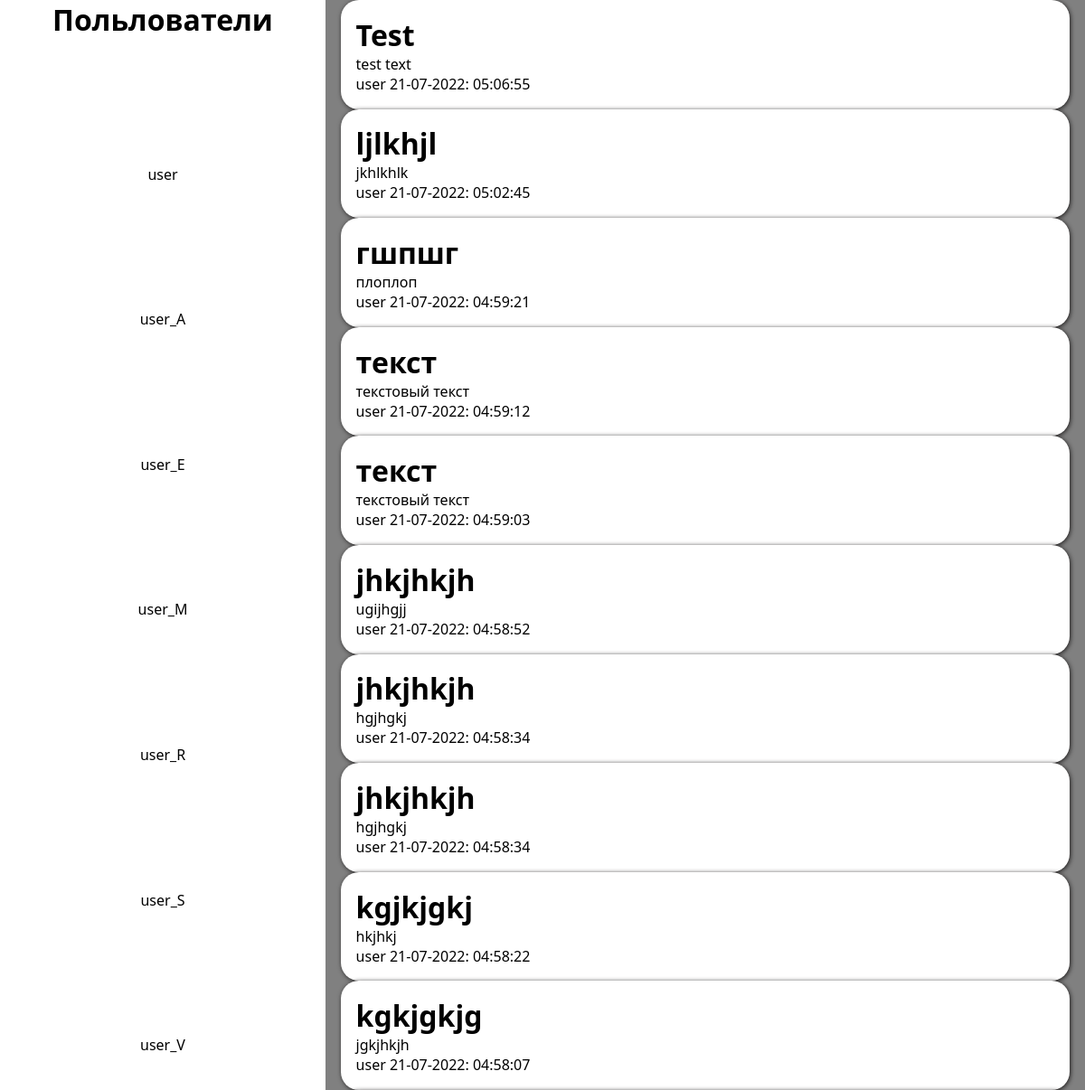
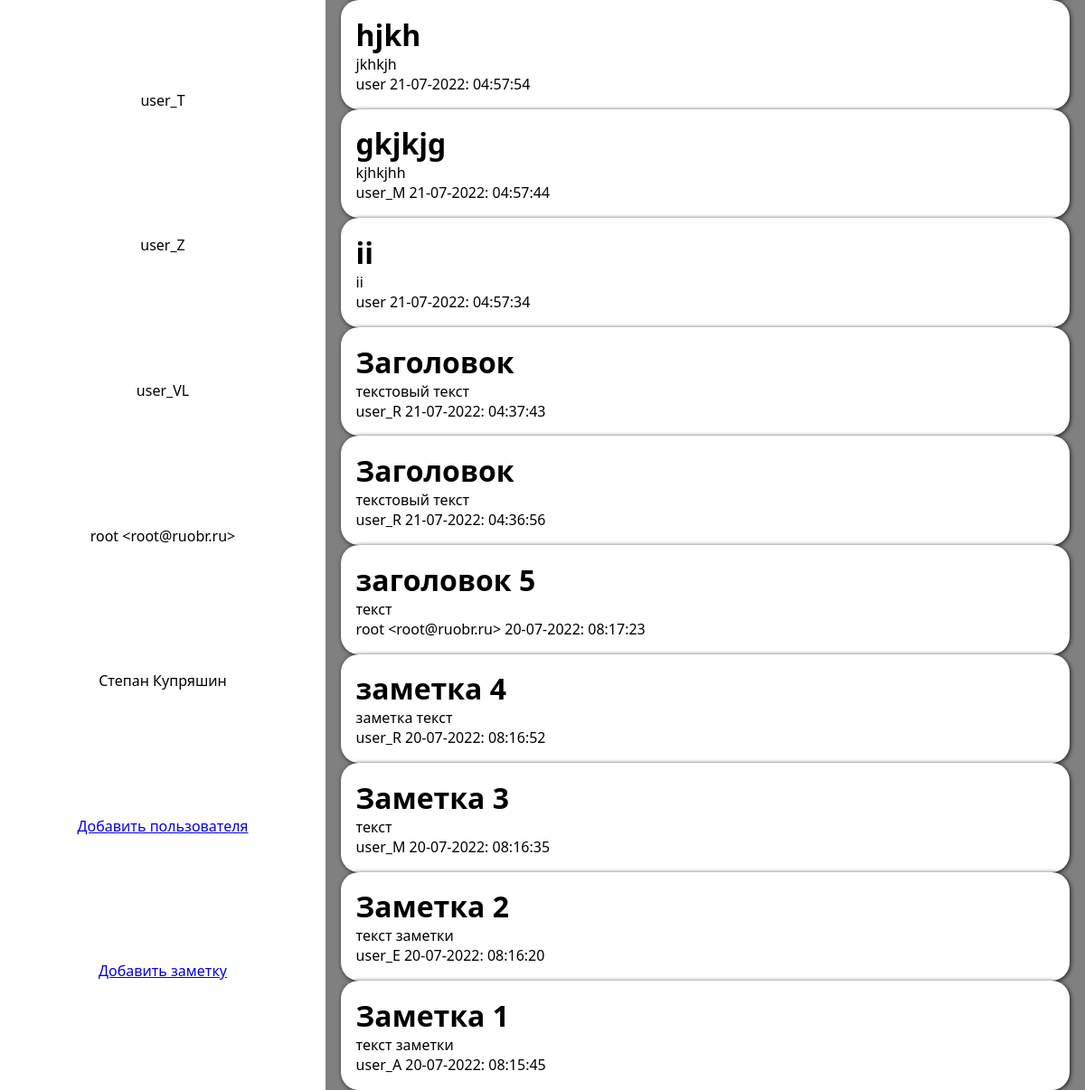
The page / on the database its author committed (2 pictures, top to bottom).
### main/models.py (models this page shows)
class Users(models.Model):
    name = models.TextField(max_length=90, db_column="name", verbose_name="Имя")
    birthday = models.DateField(blank=False, null=False, db_column='birthday', verbose_name="День рождения")
    status = models.TextField(blank=False, null=False, db_column='status', verbose_name="статус", max_length=140)
    bio = models.TextField(blank=False, null=False, db_column='bio', verbose_name="био")
    def __str__(self) -> str:
        return self.name
    class Meta:
        verbose_name = "Пользователь"
        verbose_name_plural = "Пользователи"

class Notes(models.Model):
    user = models.ForeignKey("Users", on_delete=models.SET_NULL, null=True)
    date = models.DateTimeField(auto_now_add=True, db_column='date', verbose_name="дата")
    title = models.TextField(max_length=255, db_column='title', verbose_name="заголовок")
    text = models.TextField(max_length=255, db_column='text', verbose_name="текст")
    class Meta:
        verbose_name = "Заметка"
        verbose_name_plural = "Заметки"

### main/views.py (the view)
# urls.py: path("", Home.as_view()),
class Home(View):
    def get(self, request):
        users = Users.objects.all()
        notes  = Notes.objects.filter().order_by("-id")[:20]
        return render(request, "main/index.html", {"users": users, "notes" : notes})

### main/templates/main/index.html (shortened to what this page needs)
<!DOCTYPE html>
{% load static %}
<html lang="ru">
<head>
    <link rel="stylesheet" href="{% static 'css/index.css' %}?{% now 'U' %}">
</head>
<body>
    <div class="users">
        <h1>Польлователи</h1>
        {%for i in users%}
        <span>{{i.name}}</span>
        {% endfor %}
        <a href="/add_user">Добавить пользователя</a>
        <a href="/add_note">Добавить заметку</a>
    </div>
    <div class="notes">
    {%for i in notes%}
    <div class="note" onclick="window.location = '/notes/{{i.id}}'">
        <h1>{{i.title}}</h1>
        <p>{{i.text}}</p>
        <span class="note-user">{{i.user}}</span>
        <span class="note-date">{{i.date|date:"d-m-Y: h:i:s"}}</span>
    </div>
    {% endfor %}
    </div>
</body>
</html>

### static/css/index.css (style rules this page uses)
* { margin: 0; padding: 0; font-family: system-ui, -apple-system, BlinkMacSystemFont, 'Segoe UI', Roboto, Oxygen, Ubuntu, Cantarell, 'Open Sans', 'Helvetica Neue', sans-serif; }
.users { background-color: white; text-align: center; display: flex; flex-direction: column; justify-content: space-between; align-items: center; width: 30%; position: absolute; height: 95%; }
.notes { position: absolute; width: 70%; height: 100%; left: 30%; overflow-y: overlay; background-color: gray; }
.note { margin-left: 2%; margin-right: 2%; background-color: white; height: max-content; border-radius: 20px; padding: 2%; cursor: pointer; box-shadow: 1px 1px 5px rgb(30, 28, 28); }

### rows shown on the page
Users: name "user"
Users: name "user_A"
Users: name "user_E"
Users: name "user_M"
Users: name "user_R"
Users: name "user_S"
Users: name "user_V"
Users: name "user_T"
Users: name "user_Z"
Users: name "user_VL"
Users: name "root <root@ruobr.ru>"
Users: name "Степан Купряшин"
Notes: title "Test", text "test text", user "user", date "21-07-2022: 05:06:55"
Notes: title "ljlkhjl", text "jkhlkhlk", user "user", date "21-07-2022: 05:02:45"
Notes: title "гшпшг", text "плоплоп", user "user", date "21-07-2022: 04:59:21"
Notes: title "текст", text "текстовый текст", user "user", date "21-07-2022: 04:59:12"
Notes: title "текст", text "текстовый текст", user "user", date "21-07-2022: 04:59:03"
Notes: title "jhkjhkjh", text "ugijhgjj", user "user", date "21-07-2022: 04:58:52"
Notes: title "jhkjhkjh", text "hgjhgkj", user "user", date "21-07-2022: 04:58:34"
Notes: title "jhkjhkjh", text "hgjhgkj", user "user", date "21-07-2022: 04:58:34"
Notes: title "kgjkjgkj", text "hkjhkj", user "user", date "21-07-2022: 04:58:22"
Notes: title "kgkjgkjg", text "jgkjhkjh", user "user", date "21-07-2022: 04:58:07"
Notes: title "hjkh", text "jkhkjh", user "user", date "21-07-2022: 04:57:54"
Notes: title "gkjkjg", text "kjhkjhh", user "user_M", date "21-07-2022: 04:57:44"
Notes: title "ii", text "ii", user "user", date "21-07-2022: 04:57:34"
Notes: title "Заголовок", text "текстовый текст", user "user_R", date "21-07-2022: 04:37:43"
Notes: title "Заголовок", text "текстовый текст", user "user_R", date "21-07-2022: 04:36:56"
Notes: title "заголовок 5", text "текст", user "root <root@ruobr.ru>", date "20-07-2022: 08:17:23"
Notes: title "заметка 4", text "заметка текст", user "user_R", date "20-07-2022: 08:16:52"
Notes: title "Заметка 3", text "текст", user "user_M", date "20-07-2022: 08:16:35"
Notes: title "Заметка 2", text "текст заметки", user "user_E", date "20-07-2022: 08:16:20"
Notes: title "Заметка 1", text "текст заметки", user "user_A", date "20-07-2022: 08:15:45"
